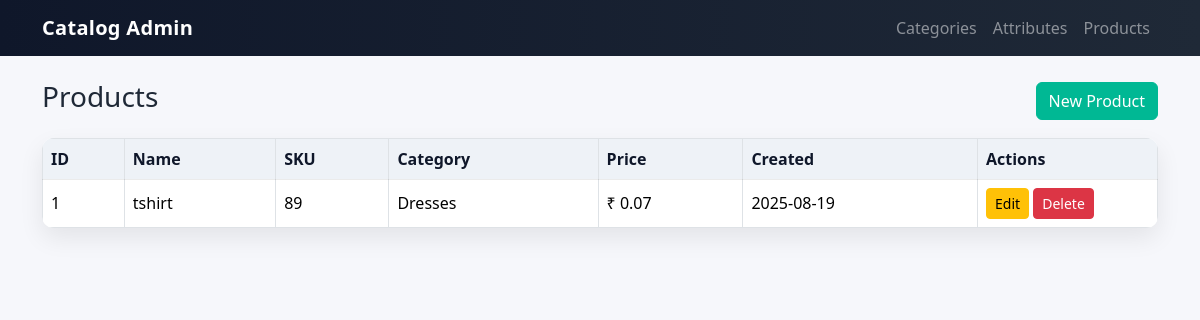
Page /products on the committed database.
### models.py (models this page shows)
class Product(db.Model):
    __tablename__ = "products"
    id = db.Column(db.Integer, primary_key=True)
    name = db.Column(db.String(200), nullable=False)
    sku = db.Column(db.String(100), unique=True, nullable=False)
    description = db.Column(db.Text)
    price = db.Column(db.Float, default=0)
    category_id = db.Column(db.Integer, db.ForeignKey("categories.id"), nullable=False)
    created_at = db.Column(db.DateTime, default=datetime.utcnow)
    category = db.relationship("Category", back_populates="products")
    attributes = db.relationship(
        "ProductAttributeValue", back_populates="product", cascade="all, delete-orphan"
    )

class Category(db.Model):
    __tablename__ = "categories"
    id = db.Column(db.Integer, primary_key=True)
    name = db.Column(db.String(120), unique=True, nullable=False)
    description = db.Column(db.Text)
    is_active = db.Column(db.Boolean, default=True)
    attributes = db.relationship(
        "CategoryAttribute", back_populates="category", cascade="all, delete-orphan"
    )
    products = db.relationship(
        "Product", back_populates="category", cascade="all, delete"
    )

### app.py (the view)
    @app.get("/products")
    def list_products():
        products = Product.query.order_by(Product.created_at.desc()).all()
        categories = {c.id: c for c in Category.query.all()}
        return render_template("products/list.html", products=products, categories=categories)

### templates/products/list.html
{% extends 'base.html' %}
{% block content %}
  <div class="d-flex justify-content-between align-items-center mb-3">
    <h3>Products</h3>
    <a class="btn btn-primary" href="{{ url_for('create_product') }}">New Product</a>
  </div>
  <table class="table table-bordered align-middle">
    <thead>
      <tr>
        <th>ID</th>
        <th>Name</th>
        <th>SKU</th>
        <th>Category</th>
        <th>Price</th>
        <th>Created</th>
        <th width="180">Actions</th>
      </tr>
    </thead>
    <tbody>
      {% for p in products %}
      <tr>
        <td>{{ p.id }}</td>
        <td>{{ p.name }}</td>
        <td>{{ p.sku }}</td>
        <td>{{ categories[p.category_id].name if p.category_id in categories else '' }}</td>
        <td>₹ {{ '%.2f'|format(p.price) }}</td>
        <td>{{ p.created_at.strftime('%Y-%m-%d') }}</td>
        <td>
          <a class="btn btn-sm btn-warning" href="{{ url_for('edit_product', product_id=p.id) }}">Edit</a>
          <form class="d-inline" action="{{ url_for('delete_product', product_id=p.id) }}" method="post" onsubmit="return confirm('Delete product?');">
            <button class="btn btn-sm btn-danger" type="submit">Delete</button>
          </form>
        </td>
      </tr>
      {% endfor %}
    </tbody>
  </table>
{% endblock %}

### static/styles.css (style rules this page uses)
:root { --brand-start: #0f172a; --brand-end: #1f2937; --accent: #00b894; --accent-hover:#00a084; --card-shadow: 0 10px 25px rgba(0,0,0,.08); --border-soft: rgba(0,0,0,.08); }
body { background-color:#f6f7fb; color:#1f2937; }
.table { background:#fff; border-radius:12px; overflow:hidden; box-shadow:var(--card-shadow); }
.table thead th { background:#eef2f7; border-bottom:1px solid var(--border-soft); color:#0f172a; }
.btn-primary { background-color:var(--accent); border-color:var(--accent); }

### rows in the picture
Product: id "1", name "tshirt", sku "89", price "0.07", created_at "2025-08-19"
Category: name "Dresses"
